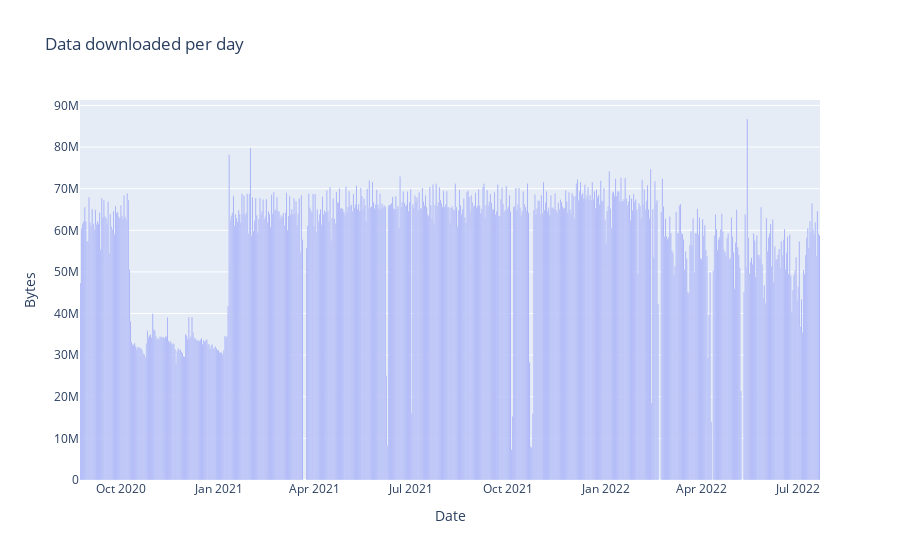

The cell this chart's notebook holds for it:
### Markdown cell above
## Bandwidth used

### Code cell
# https://plot.ly/python/bar-charts/

data = [Bar(
        x=grouped_df['date'],
        y=grouped_df['bytes']
    )]

layout = Layout(
        title='Data downloaded per day',
        xaxis=dict(
            title='Date'
        ),
        yaxis=dict(
            title='Bytes'
        )
    )

fig = Figure(data=data, layout=layout)

iplot(fig)

### Figure 1 — Plotly figure (JSON) as saved in the notebook; plotly's stock layout.template omitted (floating-point values rounded to 4 significant figures; data arrays with more than 128 entries replaced by an {"elided": "..."} marker saying what was removed)
{"data": [{"type": "bar", "x": {"elided": "689 str values"}, "y": {"elided": "689 int values"}}], "layout": {"title": {"text": "Data downloaded per day"}, "xaxis": {"title": {"text": "Date"}}, "yaxis": {"title": {"text": "Bytes"}}}}
